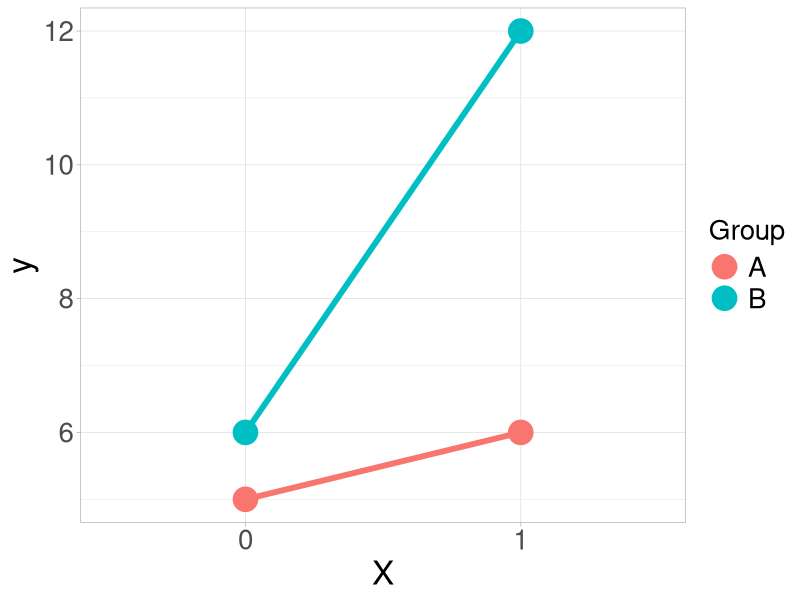
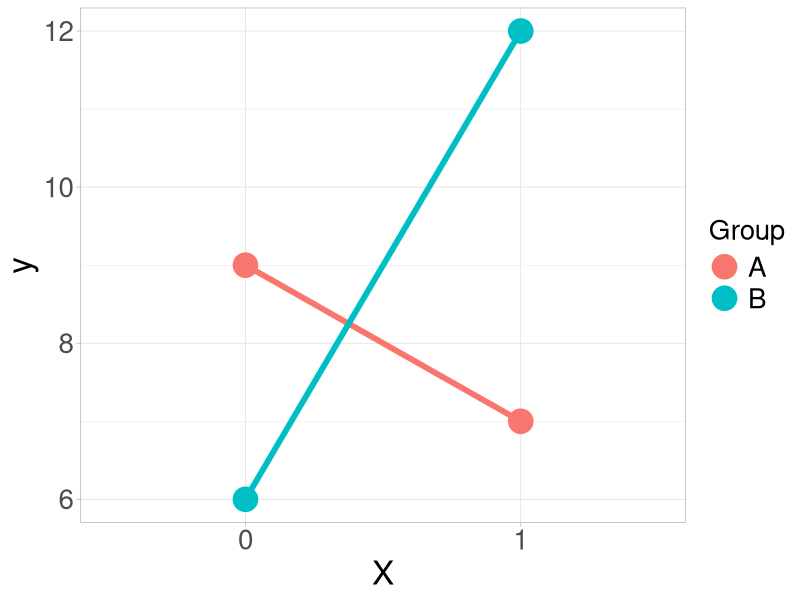
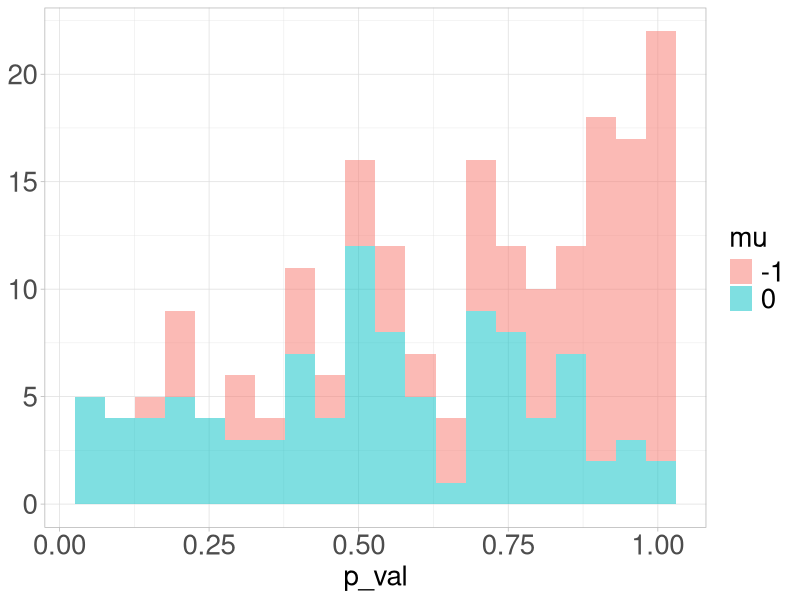
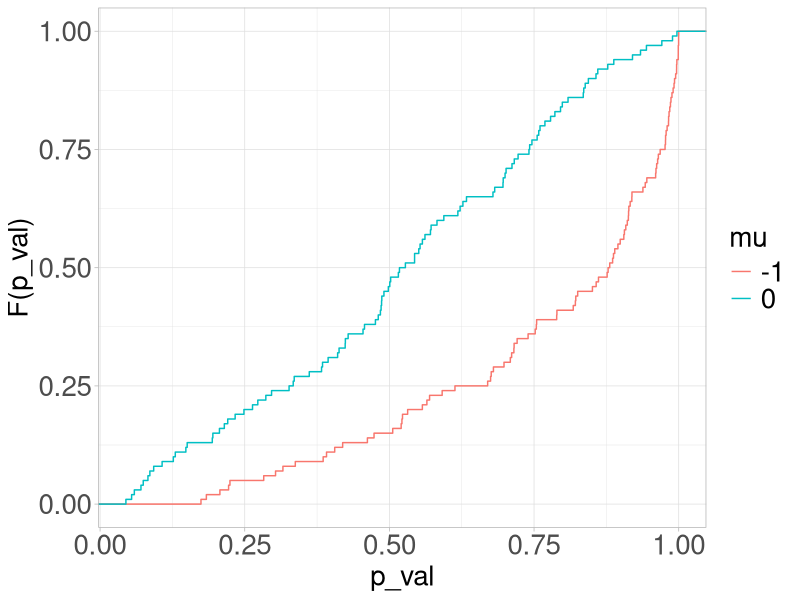

The R source for these figures, in order:
## ---- chunk 1

## ---- chunk 2
library(tidyverse)
## ---- chunk 3
tibble(X = factor(c(0, 0, 1, 1)),
       Group = factor(c("A", "B", "A", "B")),
       y = c(5, 6, 6, 12)) %>%
  ggplot(aes(X, y, color = Group, group = Group)) +
  geom_line(lwd = 2) +
  geom_point(size = 8) +
  theme_light() +
  theme(axis.text.x = element_text(size = 20),
        axis.text.y = element_text(size = 20),
        axis.title.x = element_text(size = 24),
        axis.title.y = element_text(size = 24),
        legend.text = element_text(size = 20),
        legend.title = element_text(size = 20))
## ---- chunk 4
tibble(X = factor(c(0, 0, 1, 1)),
       Group = factor(c("A", "B", "A", "B")),
       y = c(9, 6, 7, 12)) %>%
  ggplot(aes(X, y, color = Group, group = Group)) +
  geom_line(lwd = 2) +
  geom_point(size = 8) +
  theme_light() +
  theme(axis.text.x = element_text(size = 20),
        axis.text.y = element_text(size = 20),
        axis.title.x = element_text(size = 24),
        axis.title.y = element_text(size = 24),
        legend.text = element_text(size = 20),
        legend.title = element_text(size = 20))
## ---- chunk 5
y1 <- rnorm(n = 100, mean = 0)
p1 <- 1 - pnorm(y1, mean = 0)
y2 <- rnorm(n = 100, mean = -1)
p2 <- 1 - pnorm(y2, mean = 0)

## ---- chunk 6
df <- tibble(p_val = c(p1, p2),
             mu = factor(c(rep(0, 100), rep(-1, 100))))
h <- df %>%
  ggplot(aes(p_val, fill = mu)) +
  geom_histogram(bins = 20, alpha = 0.5)

cdf <- df %>%
  ggplot(aes(p_val, color = mu)) +
  stat_ecdf()
## ---- chunk 7
h +
  labs(y = NULL) +
  theme_light() +
  theme(axis.text = element_text(size = 20),
        axis.title.x = element_text(size = 20),
        legend.text = element_text(size = 20),
        legend.title = element_text(size = 20))
## ---- chunk 8
cdf +
  labs(y = "F(p_val)") +
  theme_light() +
  theme(axis.text = element_text(size = 20),
        axis.title.y = element_text(size = 20),
        axis.title.x = element_text(size = 20),
        legend.text = element_text(size = 20),
        legend.title = element_text(size = 20))
